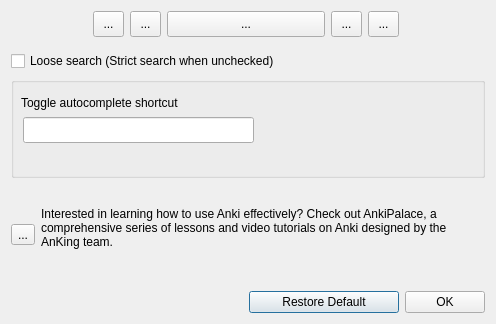
<?xml version="1.0" encoding="UTF-8"?>
<ui version="4.0">
 <class>Dialog</class>
 <widget class="QDialog" name="Dialog">
  <property name="geometry">
   <rect>
    <x>0</x>
    <y>0</y>
    <width>496</width>
    <height>324</height>
   </rect>
  </property>
  <property name="windowTitle">
   <string>Custom Background Settings</string>
  </property>
  <layout class="QGridLayout" name="gridLayout_6">
   <item row="0" column="6">
    <widget class="QToolButton" name="toolButton_facebook">
     <property name="maximumSize">
      <size>
       <width>31</width>
       <height>31</height>
      </size>
     </property>
     <property name="text">
      <string>...</string>
     </property>
     <property name="icon">
      <iconset resource="../resources/icons.qrc">
       <normaloff>:/CustomBackground/Facebook.png</normaloff>:/CustomBackground/Facebook.png</iconset>
     </property>
     <property name="iconSize">
      <size>
       <width>31</width>
       <height>31</height>
      </size>
     </property>
    </widget>
   </item>
   <item row="0" column="2">
    <widget class="QToolButton" name="toolButton_youtube">
     <property name="maximumSize">
      <size>
       <width>31</width>
       <height>31</height>
      </size>
     </property>
     <property name="text">
      <string>...</string>
     </property>
     <property name="icon">
      <iconset resource="../resources/icons.qrc">
       <normaloff>:/CustomBackground/YouTube.png</normaloff>:/CustomBackground/YouTube.png</iconset>
     </property>
     <property name="iconSize">
      <size>
       <width>31</width>
       <height>31</height>
      </size>
     </property>
    </widget>
   </item>
   <item row="7" column="4" colspan="3">
    <widget class="QPushButton" name="RestoreButton">
     <property name="text">
      <string>Restore Default</string>
     </property>
    </widget>
   </item>
   <item row="0" column="5">
    <widget class="QToolButton" name="toolButton_instagram">
     <property name="maximumSize">
      <size>
       <width>31</width>
       <height>31</height>
      </size>
     </property>
     <property name="text">
      <string>...</string>
     </property>
     <property name="icon">
      <iconset resource="../resources/icons.qrc">
       <normaloff>:/CustomBackground/Instagram.png</normaloff>:/CustomBackground/Instagram.png</iconset>
     </property>
     <property name="iconSize">
      <size>
       <width>31</width>
       <height>31</height>
      </size>
     </property>
    </widget>
   </item>
   <item row="0" column="1">
    <widget class="QToolButton" name="toolButton_website">
     <property name="maximumSize">
      <size>
       <width>31</width>
       <height>31</height>
      </size>
     </property>
     <property name="text">
      <string>...</string>
     </property>
     <property name="icon">
      <iconset resource="../resources/icons.qrc">
       <normaloff>:/CustomBackground/AnKingSmall.png</normaloff>:/CustomBackground/AnKingSmall.png</iconset>
     </property>
     <property name="iconSize">
      <size>
       <width>31</width>
       <height>31</height>
      </size>
     </property>
    </widget>
   </item>
   <item row="0" column="3" colspan="2">
    <widget class="QToolButton" name="toolButton_patreon">
     <property name="maximumSize">
      <size>
       <width>171</width>
       <height>26</height>
      </size>
     </property>
     <property name="text">
      <string>...</string>
     </property>
     <property name="icon">
      <iconset resource="../resources/icons.qrc">
       <normaloff>:/CustomBackground/Patreon.png</normaloff>:/CustomBackground/Patreon.png</iconset>
     </property>
     <property name="iconSize">
      <size>
       <width>200</width>
       <height>31</height>
      </size>
     </property>
    </widget>
   </item>
   <item row="7" column="7">
    <widget class="QPushButton" name="OkButton">
     <property name="text">
      <string>OK</string>
     </property>
    </widget>
   </item>
   <item row="3" column="0" rowspan="2" colspan="8">
    <layout class="QVBoxLayout" name="verticalLayout">
     <item>
      <spacer name="verticalSpacer">
       <property name="orientation">
        <enum>Qt::Vertical</enum>
       </property>
       <property name="sizeType">
        <enum>QSizePolicy::Maximum</enum>
       </property>
       <property name="sizeHint" stdset="0">
        <size>
         <width>20</width>
         <height>8</height>
        </size>
       </property>
      </spacer>
     </item>
     <item>
      <widget class="QCheckBox" name="checkBox_search_mode">
       <property name="text">
        <string>Loose search (Strict search when unchecked)</string>
       </property>
      </widget>
     </item>
     <item>
      <widget class="QGroupBox" name="groupBox_2">
       <property name="enabled">
        <bool>true</bool>
       </property>
       <property name="sizePolicy">
        <sizepolicy hsizetype="Preferred" vsizetype="Minimum">
         <horstretch>0</horstretch>
         <verstretch>0</verstretch>
        </sizepolicy>
       </property>
       <property name="title">
        <string/>
       </property>
       <widget class="QLabel" name="label">
        <property name="geometry">
         <rect>
          <x>10</x>
          <y>10</y>
          <width>438</width>
          <height>31</height>
         </rect>
        </property>
        <property name="sizePolicy">
         <sizepolicy hsizetype="Minimum" vsizetype="Fixed">
          <horstretch>0</horstretch>
          <verstretch>0</verstretch>
         </sizepolicy>
        </property>
        <property name="text">
         <string>Toggle autocomplete shortcut</string>
        </property>
       </widget>
       <widget class="QLineEdit" name="toggle_ac_shortcut_lineedit">
        <property name="geometry">
         <rect>
          <x>12</x>
          <y>40</y>
          <width>231</width>
          <height>26</height>
         </rect>
        </property>
       </widget>
      </widget>
     </item>
     <item>
      <layout class="QHBoxLayout" name="horizontalLayout">
       <item>
        <widget class="QToolButton" name="toolButton_palace">
         <property name="text">
          <string>...</string>
         </property>
         <property name="icon">
          <iconset resource="../resources/icons.qrc">
           <normaloff>:/CustomBackground/AnkiPalace_no_text.png</normaloff>:/CustomBackground/AnkiPalace_no_text.png</iconset>
         </property>
         <property name="iconSize">
          <size>
           <width>100</width>
           <height>100</height>
          </size>
         </property>
        </widget>
       </item>
       <item>
        <widget class="QLabel" name="label_2">
         <property name="text">
          <string>Interested in learning how to use Anki effectively? Check out AnkiPalace, a comprehensive series of lessons and video tutorials on Anki designed by the AnKing team.
</string>
         </property>
         <property name="wordWrap">
          <bool>true</bool>
         </property>
        </widget>
       </item>
      </layout>
     </item>
    </layout>
   </item>
  </layout>
  <zorder>RestoreButton</zorder>
  <zorder>toolButton_patreon</zorder>
  <zorder>toolButton_facebook</zorder>
  <zorder>toolButton_instagram</zorder>
  <zorder>toolButton_website</zorder>
  <zorder>toolButton_youtube</zorder>
  <zorder>OkButton</zorder>
  <zorder></zorder>
 </widget>
 <resources>
  <include location="../resources/icons.qrc"/>
 </resources>
 <connections/>
</ui>
